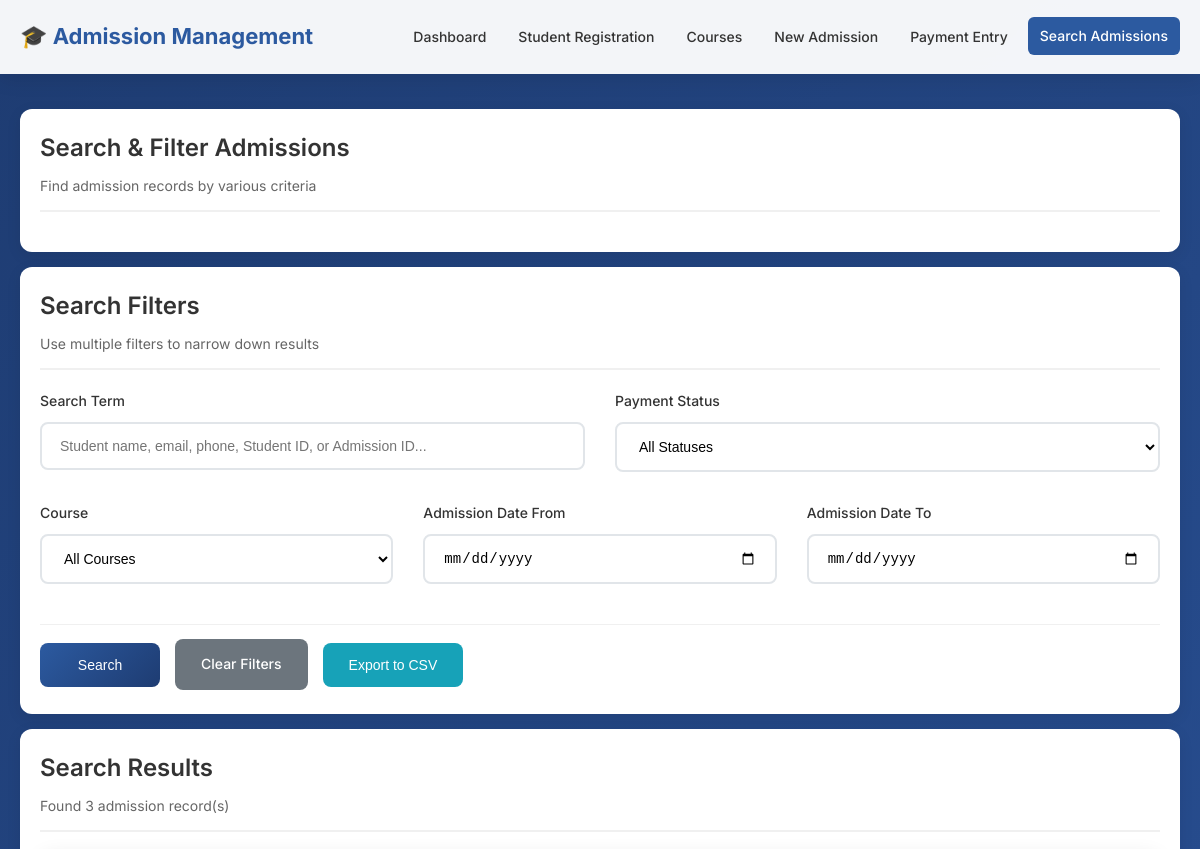
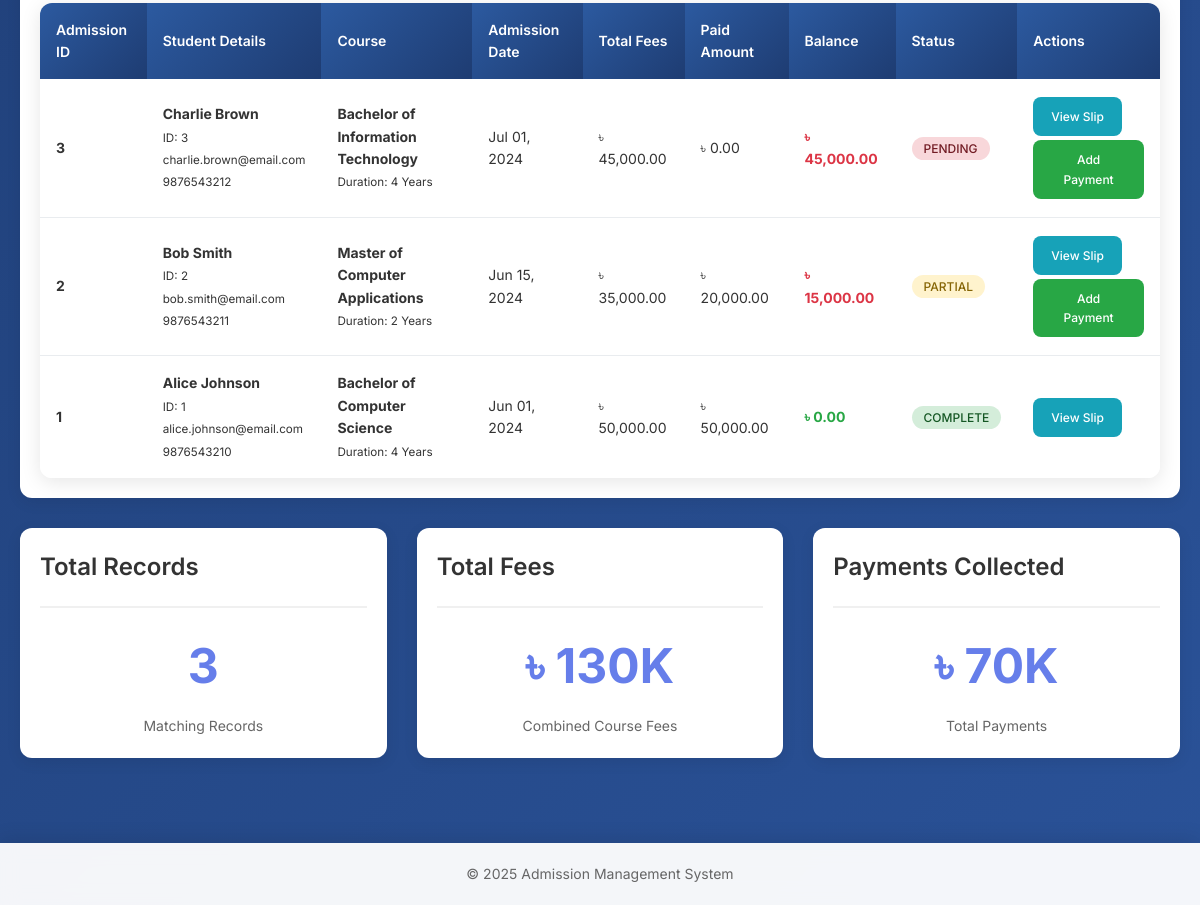
The app's page /search_admissions.php with its own data (2 pictures, top to bottom).
### tables this page shows
CREATE TABLE IF NOT EXISTS admission (
    Admission_ID INT AUTO_INCREMENT PRIMARY KEY,
    Student_ID INT NOT NULL,
    Course_ID INT NOT NULL,
    Admission_Date DATE NOT NULL,
    Payment_Status ENUM('Pending', 'Partial', 'Complete') DEFAULT 'Pending',
    Created_Date TIMESTAMP DEFAULT CURRENT_TIMESTAMP,
    FOREIGN KEY (Student_ID) REFERENCES student(Student_ID) ON DELETE CASCADE,
    FOREIGN KEY (Course_ID) REFERENCES course(Course_ID) ON DELETE CASCADE
);

CREATE TABLE IF NOT EXISTS student (
    Student_ID INT AUTO_INCREMENT PRIMARY KEY,
    Name VARCHAR(100) NOT NULL,
    Email VARCHAR(100) UNIQUE NOT NULL,
    Phone VARCHAR(15) NOT NULL,
    Address TEXT NOT NULL,
    DOB DATE NOT NULL,
    Created_Date TIMESTAMP DEFAULT CURRENT_TIMESTAMP
);

CREATE TABLE IF NOT EXISTS course (
    Course_ID INT AUTO_INCREMENT PRIMARY KEY,
    Course_Name VARCHAR(150) NOT NULL,
    Duration VARCHAR(50) NOT NULL,
    Fees DECIMAL(10,2) NOT NULL,
    Dept_ID INT,
    FOREIGN KEY (Dept_ID) REFERENCES department(Dept_ID)
);

### search_admissions.php (the view, shortened to what this page needs)
<!DOCTYPE html>
<html lang="en">
<head>
    <link rel="stylesheet" href="css/style.css">
</head>
<body>
    <nav class="navbar">
        <div class="nav-container">
            <a href="index.php" class="nav-brand">🎓 Admission Management</a>
            <ul class="nav-menu">
                <li><a href="index.php" class="nav-link">Dashboard</a></li>
                <li><a href="student_registration.php" class="nav-link">Student Registration</a></li>
                <li><a href="courses.php" class="nav-link">Courses</a></li>
                <li><a href="admission_form.php" class="nav-link">New Admission</a></li>
                <li><a href="payment_entry.php" class="nav-link">Payment Entry</a></li>
                <li><a href="search_admissions.php" class="nav-link active">Search Admissions</a></li>
            </ul>
        </div>
    </nav>
    <div class="main-content">
        <div class="container">
            <div class="card">
                <div class="card-header">
                    <h1 class="card-title">Search & Filter Admissions</h1>
                    <p class="card-subtitle">Find admission records by various criteria</p>
                </div>
            </div>
            <?php
            require_once 'config/database.php';
            $search_term = isset($_GET['search']) ? trim($_GET['search']) : '';
            $status_filter = isset($_GET['status']) ? $_GET['status'] : 'all';
            $date_from = isset($_GET['date_from']) ? $_GET['date_from'] : '';
            $date_to = isset($_GET['date_to']) ? $_GET['date_to'] : '';
            $params = [];
            $param_types = '';
            $where_clause = '';
            $sql = "SELECT a.*, s.Name as student_name, s.Email, s.Phone,
                           c.Course_Name, c.Fees, c.Duration,
                           COALESCE(SUM(p.Amount), 0) as paid_amount,
                           (c.Fees - COALESCE(SUM(p.Amount), 0)) as balance
                    FROM admission a
                    JOIN student s ON a.Student_ID = s.Student_ID
                    JOIN course c ON a.Course_ID = c.Course_ID
                    LEFT JOIN payment p ON a.Admission_ID = p.Admission_ID
                    $where_clause
                    GROUP BY a.Admission_ID
                    ORDER BY a.Created_Date DESC";
            if (!empty($params)) {
                $stmt = $conn->prepare($sql);
                $stmt->bind_param($param_types, ...$params);
                $stmt->execute();
                $result = $stmt->get_result();
            } else {
                $result = $conn->query($sql);
            }
            ?>
            <div class="card">
                <div class="card-header">
                    <h2 class="card-title">Search Filters</h2>
                    <p class="card-subtitle">Use multiple filters to narrow down results</p>
                </div>
                <form method="GET" id="searchForm">
                    <div class="row">
                        <div class="col-md-6">
                            <div class="form-group">
                                <label for="search" class="form-label">Search Term</label>
                                <input type="text" class="form-control" id="search" name="search"
                                       placeholder="Student name, email, phone, Student ID, or Admission ID..."
                                       value="<?php echo htmlspecialchars($search_term); ?>">
                            </div>
                        </div>
                        <div class="col-md-6">
                            <div class="form-group">
                                <label for="status" class="form-label">Payment Status</label>
                                <select class="form-control" id="status" name="status">
                                    <option value="all" <?php echo ($status_filter === 'all') ? 'selected' : ''; ?>>All Statuses</option>
                                </select>
                            </div>
                        </div>
                    </div>
                    <div class="row">
                        <div class="col-md-4">
                            <div class="form-group">
                                <label for="course" class="form-label">Course</label>
                                <select class="form-control" id="course" name="course">
                                    <option value="0">All Courses</option>
                                </select>
                            </div>
                        </div>
                        <div class="col-md-4">
                            <div class="form-group">
                                <label for="date_from" class="form-label">Admission Date From</label>
                                <input type="date" class="form-control" id="date_from" name="date_from"
                                       value="<?php echo $date_from; ?>">
                            </div>
                        </div>
                        <div class="col-md-4">
                            <div class="form-group">
                                <label for="date_to" class="form-label">Admission Date To</label>
                                <input type="date" class="form-control" id="date_to" name="date_to"
                                       value="<?php echo $date_to; ?>">
                            </div>
                        </div>
                    </div>
                    <div class="btn-group">
                        <button type="submit" class="btn btn-primary">Search</button>
                        <a href="search_admissions.php" class="btn btn-secondary">Clear Filters</a>
                        <button type="button" class="btn btn-info" onclick="exportToCSV('resultsTable', 'admission_records')">Export to CSV</button>
                    </div>
                </form>
            </div>
            <div class="card">
                <div class="card-header">
                    <h2 class="card-title">Search Results</h2>
                    <p class="card-subtitle">
                        <?php
                        $total_records = $result->num_rows;
                        echo "Found $total_records admission record(s)";
                        ?>
                    </p>
                </div>
                <?php if ($total_records > 0): ?>
                    <div class="table-responsive">
                        <table class="table" id="resultsTable">
                            <thead>
                                <tr>
                                    <th>Admission ID</th>
                                    <th>Student Details</th>
                                    <th>Course</th>
                                    <th>Admission Date</th>
                                    <th>Total Fees</th>
                                    <th>Paid Amount</th>
                                    <th>Balance</th>
                                    <th>Status</th>
                                    <th>Actions</th>
                                </tr>
                            </thead>
                            <tbody>
                                <?php
                                while($row = $result->fetch_assoc()) {
                                    echo "<tr>";
                                    echo "<td><strong>" . $row['Admission_ID'] . "</strong></td>";
                                    echo "<td>";
                                    echo "<strong>" . htmlspecialchars($row['student_name']) . "</strong><br>";
                                    echo "<small>ID: " . $row['Student_ID'] . "</small><br>";
                                    echo "<small>" . htmlspecialchars($row['Email']) . "</small><br>";
                                    echo "<small>" . htmlspecialchars($row['Phone']) . "</small>";
                                    echo "</td>";
                                    echo "<td>";
                                    echo "<strong>" . htmlspecialchars($row['Course_Name']) . "</strong><br>";
                                    echo "<small>Duration: " . htmlspecialchars($row['Duration']) . "</small>";
                                    echo "</td>";
                                    echo "<td>" . date('M d, Y', strtotime($row['Admission_Date'])) . "</td>";
                                    echo "<td>৳ " . number_format($row['Fees'], 2) . "</td>";
                                    echo "<td>৳ " . number_format($row['paid_amount'], 2) . "</td>";
                                    echo "<td>";
                                    if ($row['balance'] > 0) {
                                        echo "<span style='color: #dc3545; font-weight: bold;'>৳ " . number_format($row['balance'], 2) . "</span>";
                                    } else {
                                        echo "<span style='color: #28a745; font-weight: bold;'>৳ 0.00</span>";
                                    }
                                    echo "</td>";
                                    echo "<td><span class='status-badge status-" . strtolower($row['Payment_Status']) . "'>" . $row['Payment_Status'] . "</span></td>";
                                    echo "<td>";
                                    echo "<a href='admission_slip.php?id=" . $row['Admission_ID'] . "' class='btn btn-info btn-small'>View Slip</a> ";
                                    if ($row['Payment_Status'] !== 'Complete') {
                                        echo "<a href='payment_entry.php?admission_id=" . $row['Admission_ID'] . "' class='btn btn-success btn-small'>Add Payment</a>";
                                    }
                                    echo "</td>";
                                    echo "</tr>";
                                }
                                ?>
                            </tbody>
                        </table>
                    </div>
                <?php endif; ?>
            </div>
            <?php if ($total_records > 0): ?>
                <div class="row">
                    <div class="col-md-4">
                        <div class="card">
                            <div class="card-header">
                                <h3 class="card-title">Total Records</h3>
                            </div>
                            <div class="stats-number"><?php echo $total_records; ?></div>
                            <div class="stats-label">Matching Records</div>
                        </div>
                    </div>
                    <div class="col-md-4">
                        <div class="card">
                            <div class="card-header">
                                <h3 class="card-title">Total Fees</h3>
                            </div>
                            <?php
                            $result->data_seek(0);
                            $total_fees = 0;
                            while($row = $result->fetch_assoc()) {
                                $total_fees += $row['Fees'];
                            }
                            ?>
                            <div class="stats-number">৳ <?php echo number_format($total_fees / 1000, 0) . 'K'; ?></div>
                            <div class="stats-label">Combined Course Fees</div>
                        </div>
                    </div>
                    <div class="col-md-4">
                        <div class="card">
                            <div class="card-header">
                                <h3 class="card-title">Payments Collected</h3>
                            </div>
                            <?php
                            $result->data_seek(0);
                            $total_paid = 0;
                            while($row = $result->fetch_assoc()) {
                                $total_paid += $row['paid_amount'];
                            }
                            ?>
                            <div class="stats-number">৳ <?php echo number_format($total_paid / 1000, 0) . 'K'; ?></div>
                            <div class="stats-label">Total Payments</div>
                        </div>
                    </div>
                </div>
            <?php endif; ?>
        </div>
    </div>
    <footer class="footer">
        <div class="container">
            <p class="footer-text">© 2025 Admission Management System</p>
        </div>
    </footer>
</body>
</html>

### records on screen
admission: Admission_ID "3", Student_ID.Name "Charlie Brown", Student_ID "3", Student_ID.Email "charlie.brown@email.com", Student_ID.Phone "9876543212", Course_ID.Course_Name "Bachelor of Information Technology", Course_ID.Duration "4 Years", Admission_Date "Jul 01, 2024", Course_ID.Fees "45,000.00", paid_amount "0.00", balance "45,000.00", Payment_Status "PENDING"
admission: Admission_ID "2", Student_ID.Name "Bob Smith", Student_ID "2", Student_ID.Email "bob.smith@email.com", Student_ID.Phone "9876543211", Course_ID.Course_Name "Master of Computer Applications", Course_ID.Duration "2 Years", Admission_Date "Jun 15, 2024", Course_ID.Fees "35,000.00", paid_amount "20,000.00", balance "15,000.00", Payment_Status "PARTIAL"
admission: Admission_ID "1", Student_ID.Name "Alice Johnson", Student_ID "1", Student_ID.Email "alice.johnson@email.com", Student_ID.Phone "9876543210", Course_ID.Course_Name "Bachelor of Computer Science", Course_ID.Duration "4 Years", Admission_Date "Jun 01, 2024", Course_ID.Fees "50,000.00", paid_amount "50,000.00", shows "৳ 0.00", Payment_Status "COMPLETE"

### other values on screen
$total_records "3"
$total_fees / 1000 "130"
$total_paid / 1000 "70"
